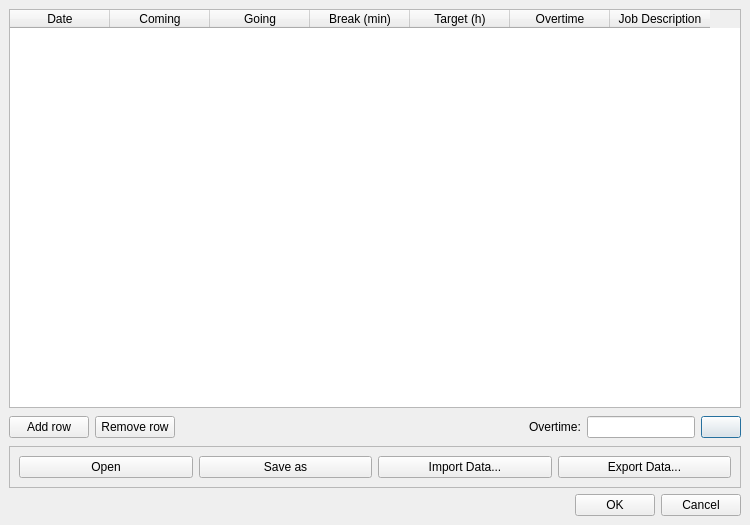
<ui version="4.0" >
 <class>LifetimeProtocolDialog</class>
 <widget class="QDialog" name="LifetimeProtocolDialog" >
  <property name="geometry" >
   <rect>
    <x>0</x>
    <y>0</y>
    <width>750</width>
    <height>525</height>
   </rect>
  </property>
  <property name="windowIcon" >
   <iconset resource="application.qrc" >:/img/view_text.png</iconset>
  </property>
  <layout class="QVBoxLayout" >
   <property name="spacing" >
    <number>6</number>
   </property>
   <property name="leftMargin" >
    <number>9</number>
   </property>
   <property name="topMargin" >
    <number>9</number>
   </property>
   <property name="rightMargin" >
    <number>9</number>
   </property>
   <property name="bottomMargin" >
    <number>9</number>
   </property>
   <item>
    <widget class="QTableWidget" name="tableWidget" >
     <property name="columnCount" >
      <number>7</number>
     </property>
     <column>
      <property name="text" >
       <string>Date</string>
      </property>
      <property name="icon" >
       <iconset resource="application.qrc" >:/img/run.png</iconset>
      </property>
     </column>
     <column>
      <property name="text" >
       <string>Coming</string>
      </property>
      <property name="icon" >
       <iconset resource="application.qrc" >:/img/kommt.xpm</iconset>
      </property>
     </column>
     <column>
      <property name="text" >
       <string>Going</string>
      </property>
      <property name="icon" >
       <iconset resource="application.qrc" >:/img/geht.xpm</iconset>
      </property>
     </column>
     <column>
      <property name="text" >
       <string>Break (min)</string>
      </property>
      <property name="icon" >
       <iconset resource="application.qrc" >:/img/working_pause.png</iconset>
      </property>
     </column>
     <column>
      <property name="text" >
       <string>Target (h)</string>
      </property>
      <property name="icon" >
       <iconset resource="application.qrc" >:/img/configure.png</iconset>
      </property>
     </column>
     <column>
      <property name="text" >
       <string>Overtime</string>
      </property>
      <property name="icon" >
       <iconset resource="application.qrc" >:/img/sum.png</iconset>
      </property>
     </column>
     <column>
      <property name="text" >
       <string>Job Description</string>
      </property>
      <property name="icon" >
       <iconset resource="application.qrc" >:/img/view_text.png</iconset>
      </property>
     </column>
    </widget>
   </item>
   <item>
    <layout class="QHBoxLayout" >
     <property name="spacing" >
      <number>6</number>
     </property>
     <property name="leftMargin" >
      <number>0</number>
     </property>
     <property name="topMargin" >
      <number>0</number>
     </property>
     <property name="rightMargin" >
      <number>0</number>
     </property>
     <property name="bottomMargin" >
      <number>0</number>
     </property>
     <item>
      <widget class="QPushButton" name="pushButton_insert" >
       <property name="toolTip" >
        <string>Add an empty row below the selected one</string>
       </property>
       <property name="text" >
        <string>Add row</string>
       </property>
       <property name="icon" >
        <iconset resource="application.qrc" >:/img/add.png</iconset>
       </property>
      </widget>
     </item>
     <item>
      <widget class="QPushButton" name="pushButton_delete" >
       <property name="toolTip" >
        <string>Remove selected row(s)</string>
       </property>
       <property name="text" >
        <string>Remove row</string>
       </property>
       <property name="icon" >
        <iconset resource="application.qrc" >:/img/remove.png</iconset>
       </property>
      </widget>
     </item>
     <item>
      <spacer>
       <property name="orientation" >
        <enum>Qt::Horizontal</enum>
       </property>
       <property name="sizeHint" >
        <size>
         <width>171</width>
         <height>26</height>
        </size>
       </property>
      </spacer>
     </item>
     <item>
      <widget class="QLabel" name="label" >
       <property name="text" >
        <string>Overtime:</string>
       </property>
      </widget>
     </item>
     <item>
      <widget class="QLineEdit" name="lineEdit_overtime" >
       <property name="sizePolicy" >
        <sizepolicy vsizetype="Fixed" hsizetype="Preferred" >
         <horstretch>0</horstretch>
         <verstretch>0</verstretch>
        </sizepolicy>
       </property>
       <property name="readOnly" >
        <bool>true</bool>
       </property>
      </widget>
     </item>
     <item>
      <widget class="QPushButton" name="pushButton_reload" >
       <property name="toolTip" >
        <string>Recalculate the overtime</string>
       </property>
       <property name="icon" >
        <iconset resource="application.qrc" >:/img/reload.png</iconset>
       </property>
       <property name="default" >
        <bool>true</bool>
       </property>
      </widget>
     </item>
    </layout>
   </item>
   <item>
    <widget class="QFrame" name="frame" >
     <property name="frameShape" >
      <enum>QFrame::StyledPanel</enum>
     </property>
     <property name="frameShadow" >
      <enum>QFrame::Raised</enum>
     </property>
     <layout class="QHBoxLayout" >
      <property name="spacing" >
       <number>6</number>
      </property>
      <property name="leftMargin" >
       <number>9</number>
      </property>
      <property name="topMargin" >
       <number>9</number>
      </property>
      <property name="rightMargin" >
       <number>9</number>
      </property>
      <property name="bottomMargin" >
       <number>9</number>
      </property>
      <item>
       <widget class="QPushButton" name="pushButton_open" >
        <property name="toolTip" >
         <string>Open another protocol file in a new window</string>
        </property>
        <property name="text" >
         <string>Open</string>
        </property>
        <property name="icon" >
         <iconset resource="application.qrc" >:/img/fileopen.png</iconset>
        </property>
       </widget>
      </item>
      <item>
       <widget class="QPushButton" name="pushButton_saveas" >
        <property name="toolTip" >
         <string>Save this protocol to a new file</string>
        </property>
        <property name="text" >
         <string>Save as</string>
        </property>
        <property name="icon" >
         <iconset resource="application.qrc" >:/img/filesaveas.png</iconset>
        </property>
       </widget>
      </item>
      <item>
       <widget class="QPushButton" name="pushButton_import" >
        <property name="toolTip" >
         <string>Import data from another format</string>
        </property>
        <property name="text" >
         <string>Import Data...</string>
        </property>
        <property name="icon" >
         <iconset resource="application.qrc" >:/img/run.png</iconset>
        </property>
       </widget>
      </item>
      <item>
       <widget class="QPushButton" name="pushButton_export" >
        <property name="toolTip" >
         <string>Export data to another format</string>
        </property>
        <property name="text" >
         <string>Export Data...</string>
        </property>
        <property name="icon" >
         <iconset resource="application.qrc" >:/img/run.png</iconset>
        </property>
       </widget>
      </item>
     </layout>
    </widget>
   </item>
   <item>
    <layout class="QHBoxLayout" >
     <property name="spacing" >
      <number>6</number>
     </property>
     <property name="leftMargin" >
      <number>0</number>
     </property>
     <property name="topMargin" >
      <number>0</number>
     </property>
     <property name="rightMargin" >
      <number>0</number>
     </property>
     <property name="bottomMargin" >
      <number>0</number>
     </property>
     <item>
      <spacer>
       <property name="orientation" >
        <enum>Qt::Horizontal</enum>
       </property>
       <property name="sizeHint" >
        <size>
         <width>321</width>
         <height>20</height>
        </size>
       </property>
      </spacer>
     </item>
     <item>
      <widget class="QPushButton" name="pushButton_OK" >
       <property name="toolTip" >
        <string>Save changes and close</string>
       </property>
       <property name="text" >
        <string>OK</string>
       </property>
       <property name="icon" >
        <iconset resource="application.qrc" >:/img/ok.png</iconset>
       </property>
      </widget>
     </item>
     <item>
      <widget class="QPushButton" name="pushButton_Cancel" >
       <property name="toolTip" >
        <string>Do not save changes and close</string>
       </property>
       <property name="text" >
        <string>Cancel</string>
       </property>
      </widget>
     </item>
    </layout>
   </item>
  </layout>
 </widget>
 <tabstops>
  <tabstop>pushButton_reload</tabstop>
  <tabstop>pushButton_OK</tabstop>
  <tabstop>pushButton_Cancel</tabstop>
  <tabstop>pushButton_insert</tabstop>
  <tabstop>pushButton_delete</tabstop>
  <tabstop>pushButton_open</tabstop>
  <tabstop>pushButton_saveas</tabstop>
  <tabstop>tableWidget</tabstop>
  <tabstop>lineEdit_overtime</tabstop>
 </tabstops>
 <resources>
  <include location="application.qrc" />
 </resources>
 <connections/>
</ui>
